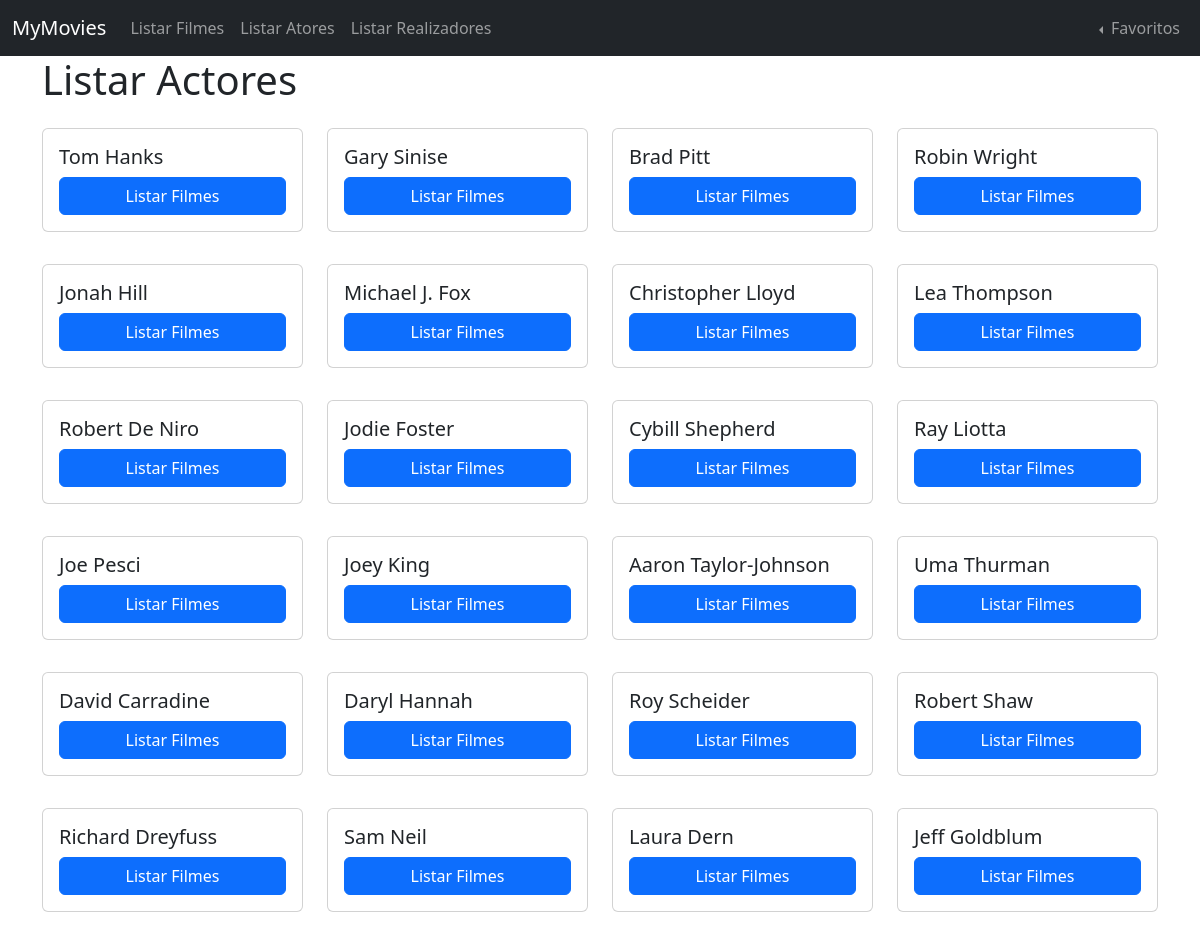
The page /atores on the database as committed earlier.
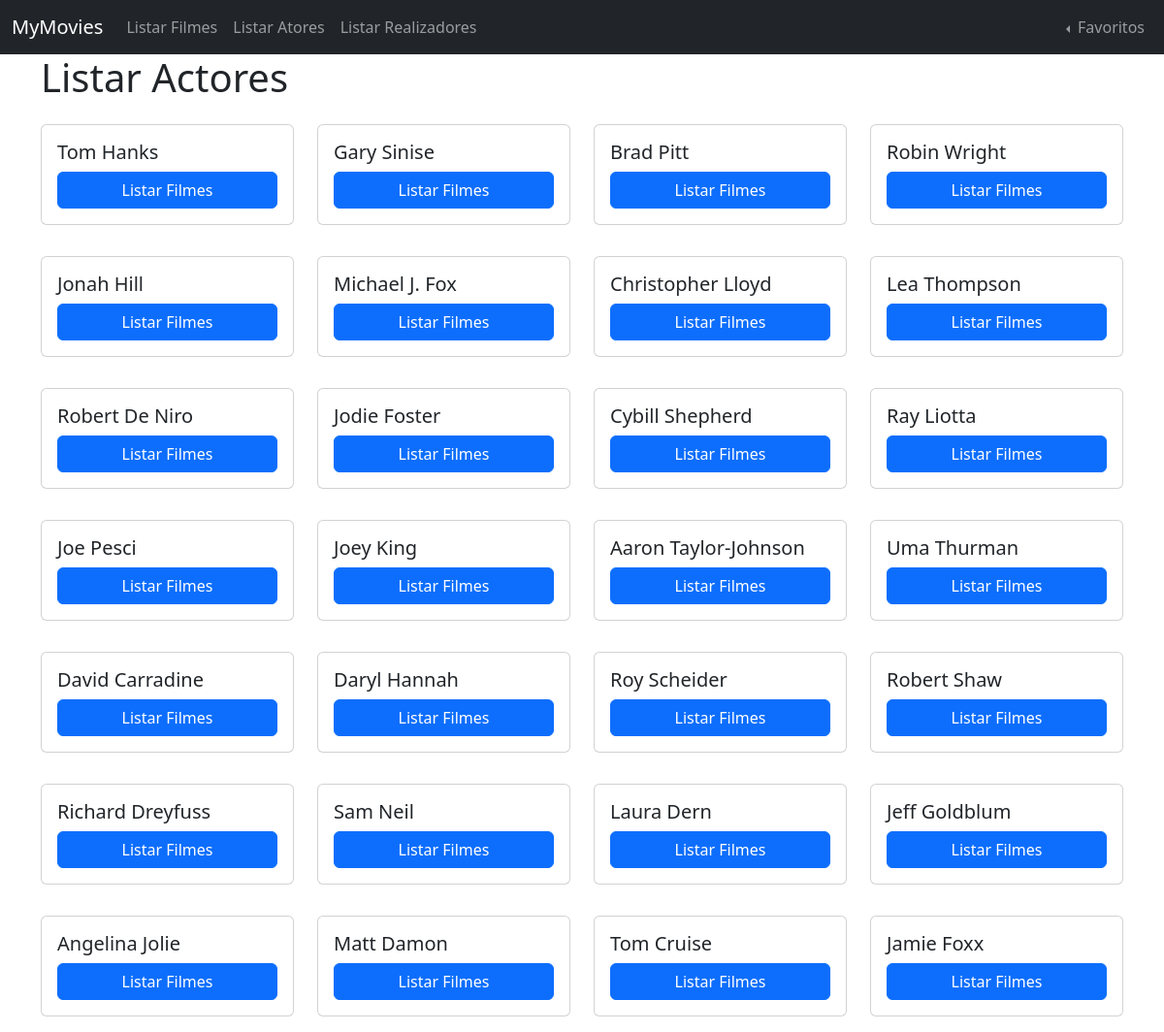
The same page on the database as committed later.
### tables this page shows
CREATE TABLE actor (
    id BIGINT UNSIGNED NOT NULL AUTO_INCREMENT,
    name VARCHAR(255) NOT NULL,
    PRIMARY KEY (id)
);

### controllers/actors/actors.list.php (called while the page is built, shortened)
<?php
$connection = Connection::make();
$queryBuilder = new QueryBuilder($connection);
$actors = $queryBuilder->getAll('actor', 'App\Model\Movie');
$username = Session::get('username');
require 'views/actors/actors.list.php';

### routes.php (called while the page is built, shortened)
<?php
$router->get('', function () {
    require 'controllers/menu.php';
});
$router->get('filmes', function () {
    require 'controllers/movies/movies.list.php';
});
$router->get('filmes/(\d+)', function ($id) {
    require "controllers/movies/movies.show.php";
});
$router->post('filmes', function () {
    require 'controllers/movies/movies.add.php';
});
$router->get('atores', function () {
    require 'controllers/actors/actors.list.php';
});

### index.php (called while the page is built, shortened)
<?php
$router = Router::setFromFile('routes.php');
preg_match('/^([^:\/]+[s]?):\/\/([^\/]*)\/(.*)$/', Config::APPURL, $matches);
if (!isset($matches[3])) {
    $realURI = trim($_SERVER['REQUEST_URI'], '/');
} else {
    $baseConfigURL = $matches[3];
    $realURI = substr(trim($_SERVER['REQUEST_URI'], '/'), strlen($baseConfigURL) + 1);
}
try {
    $router->direct(
        $realURI,
        isset($_POST['_method']) ? $_POST['_method'] : $_SERVER['REQUEST_METHOD']
    );
} catch (Exception $e) {
    header('HTTP/1.1 404 Not Found', true, 404);
    echo "404 Not Found";
}
function route($uri)
{
    return Config::APPURL . '/' . $uri;
}

### src/Session.php (called while the page is built, shortened)
<?php
class Session
{
    public static function get($key)
    {
        if (isset($_SESSION[$key])) {
            return $_SESSION[$key];
        } else {
            return false;
        }
    }
}

### src/Database/QueryBuilder.php (called while the page is built, shortened)
<?php
class QueryBuilder
{
    public function __construct(PDO $pdo)
    {
        $this->pdo = $pdo;
    }
    public function getAll($table, $class = "StdClass")
    {
        $stmt = $this->pdo->prepare("SELECT * FROM $table");
        $stmt->execute();
        return $stmt->fetchAll(PDO::FETCH_CLASS, $class);
    }
}

### views/actors/actors.list.php (the view, shortened to what the changed rows need)
<!DOCTYPE html>
<html lang="en">
<head>
    <link href="https://cdn.jsdelivr.net/npm/bootstrap@5.2.2/dist/css/bootstrap.min.css" rel="stylesheet">
</head>
<body>
    <?php require 'views/navbar.php'; ?>
    <div class="container">
        <div class="row">
            <h1>Listar Actores</h1>
            <?php if (isset($actors)) : ?>
                <?php foreach ($actors as $actor) : ?>
                    <div class="col-3">
                        <div class="card my-3">
                            <div class="card-body">
                                <h5 class="card-title"><?= $actor->name ?></h5>
                                <div class="d-grid gap-2">
                                    <a href="<?php echo route('atores/' . $actor->id); ?>" class="btn btn-primary">Listar Filmes</a>
                                </div>
                            </div>
                        </div>
                    </div>
                <?php endforeach; ?>
            <?php endif ?>
        </div>
    </div>
</body>
</html>

### src/Router.php (shortened to what the changed rows need)
<?php
class Router
{
    protected $routes = [];
    public function get($uri, $callback)
    {
        $this->routes['GET'][$uri] = $callback;
    }
    public function post($uri, $callback)
    {
        $this->routes['POST'][$uri] = $callback;
    }
    public function delete($uri, $callback)
    {
        $this->routes['DELETE'][$uri] = $callback;
    }
    public function patch($uri, $callback)
    {
        $this->routes['PATCH'][$uri] = $callback;
    }
    public function direct($uri, $method)
    {
        if (!empty($this->routes[$method])) {
            foreach ($this->routes[$method] as $route => $callback) {
                $route = '/^' . str_replace('/', '\/', $route) . '$/';
                if (preg_match($route, $uri, $params)) {
                    array_shift($params);
                    return call_user_func_array($callback, array_values($params));
                }
            }
        }
        throw new Exception('No route found');
    }
}

### views/navbar.php (shortened to what the changed rows need)
<nav class="navbar navbar-expand-sm navbar-dark bg-dark" aria-label="Third navbar example">
    <div class="container-fluid">
        <a class="navbar-brand" href="<?php echo route(''); ?>">MyMovies</a>
        <div class="collapse navbar-collapse justify-content-between" id="navbarsExample03">
            <ul class="navbar-nav me-auto mb-2 mb-sm-0">
                <?php if ($username != 'admin') : ?>
                    <li class="nav-item">
                        <a class="nav-link" href="<?php echo route('filmes'); ?>">Listar Filmes</a>
                    </li>
                    <li class="nav-item">
                        <a class="nav-link" href="<?php echo route('atores'); ?>">Listar Atores</a>
                    </li>
                    <li class="nav-item">
                        <a class="nav-link" href="<?php echo route('realizadores'); ?>">Listar Realizadores</a>
                    </li>
                <?php endif; ?>
            </ul>
            <div id="x" class="navbar-nav">
                <ul class="navbar-nav me-auto mb-2 mb-sm-0 dropstart">
                    <li class="nav-item dropdown">
                        <a class="nav-link dropdown-toggle" href="#" role="button" data-bs-toggle="dropdown" aria-expanded="false">
                            Favoritos
                        </a>
                        </li>
                    </ul>
                </div>
        </div>
    </div>
</nav>

Rows that differ between the two databases and show on the page:
added actor: name "Angelina Jolie"
added actor: name "Matt Damon"
added actor: name "Tom Cruise"
added actor: name "Jamie Foxx"
